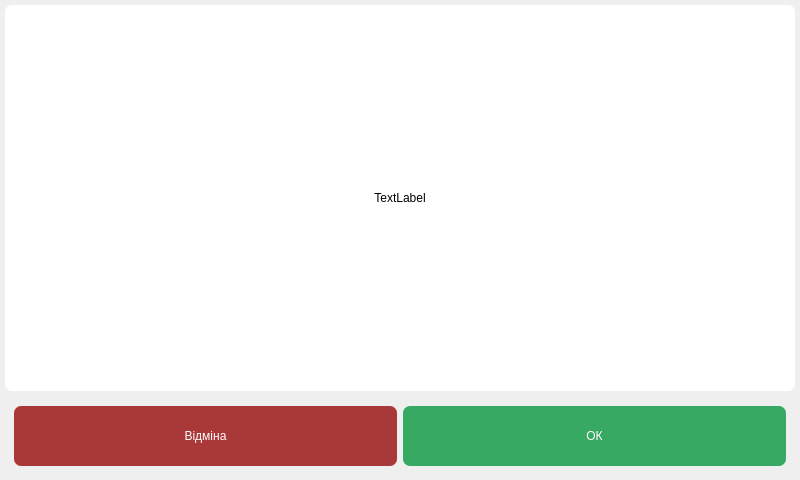
<?xml version="1.0" encoding="UTF-8"?>
<ui version="4.0">
 <class>Dialog</class>
 <widget class="QDialog" name="Dialog">
  <property name="geometry">
   <rect>
    <x>0</x>
    <y>0</y>
    <width>800</width>
    <height>480</height>
   </rect>
  </property>
  <property name="minimumSize">
   <size>
    <width>800</width>
    <height>480</height>
   </size>
  </property>
  <property name="windowTitle">
   <string>Dialog</string>
  </property>
  <layout class="QGridLayout" name="gridLayout">
   <property name="leftMargin">
    <number>5</number>
   </property>
   <property name="topMargin">
    <number>5</number>
   </property>
   <property name="rightMargin">
    <number>5</number>
   </property>
   <property name="bottomMargin">
    <number>5</number>
   </property>
   <item row="0" column="0" colspan="2">
    <widget class="QWidget" name="horizontalWidget" native="true">
     <property name="minimumSize">
      <size>
       <width>500</width>
       <height>200</height>
      </size>
     </property>
     <property name="maximumSize">
      <size>
       <width>16777215</width>
       <height>16777215</height>
      </size>
     </property>
     <property name="styleSheet">
      <string notr="true">background-color: #fff;
border-radius: 7px;</string>
     </property>
     <layout class="QHBoxLayout" name="horizontalLayout_2">
      <property name="leftMargin">
       <number>0</number>
      </property>
      <property name="topMargin">
       <number>0</number>
      </property>
      <property name="rightMargin">
       <number>0</number>
      </property>
      <property name="bottomMargin">
       <number>0</number>
      </property>
      <item>
       <widget class="QLabel" name="info_label">
        <property name="styleSheet">
         <string notr="true">background: transparent;
font: 24pt &quot;Furore&quot;;
color: #000;</string>
        </property>
        <property name="text">
         <string>TextLabel</string>
        </property>
        <property name="alignment">
         <set>Qt::AlignmentFlag::AlignCenter</set>
        </property>
        <property name="wordWrap">
         <bool>true</bool>
        </property>
       </widget>
      </item>
     </layout>
    </widget>
   </item>
   <item row="1" column="0" colspan="2">
    <widget class="QFrame" name="horizontalFrame">
     <property name="sizePolicy">
      <sizepolicy hsizetype="Minimum" vsizetype="Maximum">
       <horstretch>0</horstretch>
       <verstretch>0</verstretch>
      </sizepolicy>
     </property>
     <layout class="QHBoxLayout" name="horizontalLayout">
      <item>
       <widget class="QPushButton" name="cancelButton">
        <property name="minimumSize">
         <size>
          <width>170</width>
          <height>60</height>
         </size>
        </property>
        <property name="maximumSize">
         <size>
          <width>16777215</width>
          <height>16777215</height>
         </size>
        </property>
        <property name="styleSheet">
         <string notr="true">border-radius: 7%;
background: #A93838;
color: #ffffff;
font: 20pt &quot;Furore&quot;;</string>
        </property>
        <property name="text">
         <string>Відміна</string>
        </property>
       </widget>
      </item>
      <item>
       <widget class="QPushButton" name="close_button">
        <property name="minimumSize">
         <size>
          <width>170</width>
          <height>60</height>
         </size>
        </property>
        <property name="maximumSize">
         <size>
          <width>16777215</width>
          <height>16777215</height>
         </size>
        </property>
        <property name="styleSheet">
         <string notr="true">border-radius: 7%;
background: #38A962;
color: #ffffff;
font: 20pt &quot;Furore&quot;;</string>
        </property>
        <property name="text">
         <string>ОК</string>
        </property>
       </widget>
      </item>
     </layout>
    </widget>
   </item>
  </layout>
 </widget>
 <resources/>
 <connections/>
</ui>
